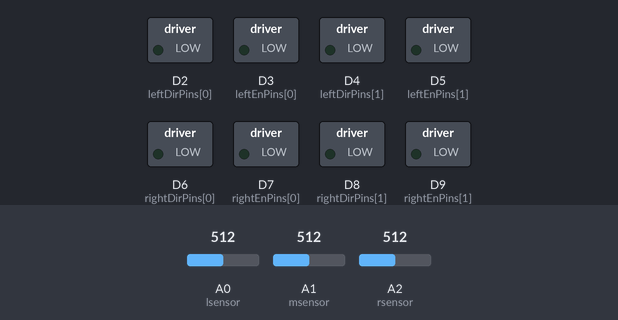
Recording of a sketch running on a simulated Arduino Due. On the bench: switched loads named in the sketch (green lamp = pin HIGH). The test bench sets the inputs (shaded band); at power-on: A0 (lsensor) = 512, A1 (msensor) = 512, A2 (rsensor) = 512.

Above: at 1.2 s.
1.3 s: A0 (lsensor) set to 883
2.8 s: A0 (lsensor) set to 913
At 3.9 s:
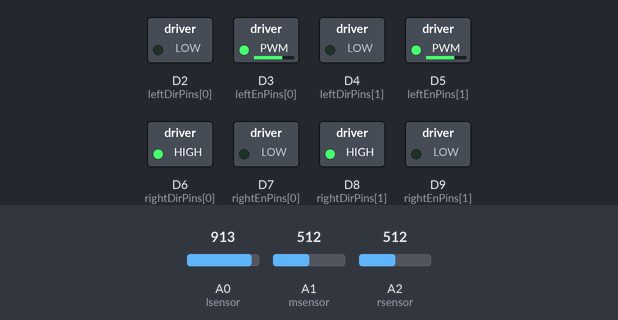
4.3 s: A1 (msensor) set to 883
5.8 s: A1 (msensor) set to 916
At 6.2 s:
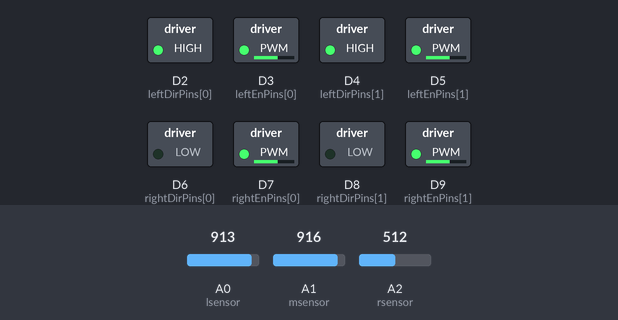
Timing chart, 0 to 8.3 s (numbered marks = the images above; inputs shaded):
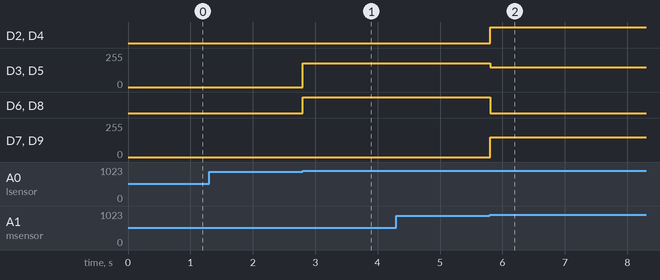

The sketch:

Iteration_2_LineFollower.ino
```cpp
#include <DueTimer.h>

// ---------------- Sensor Setup ----------------
int rsensor = A2;
int msensor = A1;
int lsensor = A0;

// Adjust after calibration
const int blacklevl = 900;   // threshold for detecting black line

// ---------------- Motor Setup ----------------
const int leftDirPins[]  = {2, 4};
const int leftEnPins[]   = {3, 5};
const int rightDirPins[] = {6, 8};
const int rightEnPins[]  = {7, 9};

const bool leftInvert[]  = {true, true};
const bool rightInvert[] = {false, false};

const int numLeft  = 2;
const int numRight = 2;

// ---------------- Control State ----------------
volatile bool lineDetected = false;
volatile int lineSide = 0; // -1=left, 0=middle, +1=right

unsigned long lastActionTime = 0;
int currentAction = 0; // 0=forward, 1=backward, 2=right, 3=left

// ---------------- Setup ----------------
void setup() {
  Serial.begin(9600);

  // Setup motors
  for (int i = 0; i < numLeft; i++) {
    pinMode(leftDirPins[i], OUTPUT);
    pinMode(leftEnPins[i], OUTPUT);
  }
  for (int i = 0; i < numRight; i++) {
    pinMode(rightDirPins[i], OUTPUT);
    pinMode(rightEnPins[i], OUTPUT);
  }

  // Set PWM resolution for Due (valid)
  analogWriteResolution(8);

  // NOTE: Do NOT call analogWriteFrequency() on the Due — it doesn't exist in the core.
  // If you need to change frequency, see the note after the code for how to use the PWM peripheral.

  // Start timer interrupt — check sensors every 1 ms (1000 µs)
  Timer3.attachInterrupt(sensorCheck).start(1000);
}

// ---------------- Main Loop ----------------
void loop() {
  if (lineDetected) {
    if (lineSide == 0) {       // Black in front
      backward();
      currentAction = 1;
    }
    else if (lineSide < 0) {   // Black on left
      turnright();
      currentAction = 2;
    }
    else if (lineSide > 0) {   // Black on right
      turnleft();
      currentAction = 3;
    }

    lastActionTime = millis();
    lineDetected = false;
  }

  // After 400 ms of correction, resume forward motion
  if (millis() - lastActionTime > 400 && currentAction != 0) {
    goforward();
    currentAction = 0;
  }
}

// ---------------- Sensor ISR ----------------
void sensorCheck() {
  int leftVal  = analogRead(lsensor);
  int midVal   = analogRead(msensor);
  int rightVal = analogRead(rsensor);

  // Debugging: if you want to print values, do it sparingly (or remove for speed)
  // Serial.print("L: "); Serial.print(leftVal);
  // Serial.print(" M: "); Serial.print(midVal);
  // Serial.print(" R: "); Serial.println(rightVal);

  if (leftVal > blacklevl || midVal > blacklevl || rightVal > blacklevl) {
    lineDetected = true;

    // Determine where the black is strongest
    if (midVal > blacklevl)
      lineSide = 0;   // center
    else if (leftVal > blacklevl && rightVal > blacklevl)
      lineSide = 0;   // both sides = ahead
    else if (leftVal > blacklevl)
      lineSide = -1;  // black left
    else if (rightVal > blacklevl)
      lineSide = 1;   // black right
    else
      lineSide = 0;
  }
}

// ---------------- Motor Control ----------------
void setDrive(int leftSpeed, int rightSpeed) {
  setMotorGroup(leftDirPins, leftEnPins, leftInvert, numLeft, leftSpeed);
  setMotorGroup(rightDirPins, rightEnPins, rightInvert, numRight, rightSpeed);
}

void setMotorGroup(const int dirPins[], const int enPins[], const bool invert[], int numMotors, int speed) {
  for (int i = 0; i < numMotors; i++) {
    int actualSpeed = invert[i] ? -speed : speed;
    if (actualSpeed >= 0) {
      digitalWrite(dirPins[i], HIGH);
      analogWrite(enPins[i], actualSpeed);
    } else {
      digitalWrite(dirPins[i], LOW);
      analogWrite(enPins[i], -actualSpeed);
    }
  }
}

// ---------------- Movement Functions ----------------
void goforward() { setDrive(120, 120); }
void backward()  { setDrive(-150, -150); }
void turnright() { setDrive(180, 0); }
void turnleft()  { setDrive(0, 180); }
```

UltrasonicSensor.cpp
```cpp
#include "UltrasonicSensor.h"

UltrasonicSensor::UltrasonicSensor(uint8_t trigPin, uint8_t echoPin) {
    this->trigPin = trigPin;
    this->echoPin = echoPin;
    pinMode(trigPin, OUTPUT);
    pinMode(echoPin, INPUT);
}

float UltrasonicSensor::getDistance() {
    // Send 10us trigger pulse
    digitalWrite(trigPin, LOW);
    delayMicroseconds(2);
    digitalWrite(trigPin, HIGH);
    delayMicroseconds(10);
    digitalWrite(trigPin, LOW);

    // Measure echo pulse duration (microseconds) with 50ms timeout
    long duration = pulseIn(echoPin, HIGH, 50000);

    // Calculate distance in centimeters (speed of sound = 343 m/s)
    float distance = (duration * 0.0343) / 2.0;

    return distance;
}
```

UltrasonicSensor.h
```cpp
#ifndef ULTRASONIC_SENSOR_H
#define ULTRASONIC_SENSOR_H

#include <Arduino.h>

class UltrasonicSensor {
public:
    UltrasonicSensor(uint8_t trigPin, uint8_t echoPin);
    float getDistance();

private:
    uint8_t trigPin;
    uint8_t echoPin;
};

#endif
```

Measured:
- the behaviour switches between 900 and 901 on A0 (lsensor) (found by bisection; images 0 and 1)
- the behaviour switches between 900 and 901 on A1 (msensor) (found by bisection; images 1 and 2)
- after the input at 1.3 s, every drawn part: stays the same
- after the input at 2.8 s, D3 (leftEnPins[0]), D5 (leftEnPins[1]): 0/255 → 180/255 at once; D6 (rightDirPins[0]), D8 (rightDirPins[1]): LOW → HIGH at once
- after the input at 4.3 s, every drawn part: stays the same
- after the input at 5.8 s, D2 (leftDirPins[0]), D4 (leftDirPins[1]): LOW → HIGH at once; D3 (leftEnPins[0]), D5 (leftEnPins[1]): 180/255 → 150/255 at once; D6 (rightDirPins[0]), D8 (rightDirPins[1]): HIGH → LOW at once; D7 (rightEnPins[0]), D9 (rightEnPins[1]): 0/255 → 150/255 at once
